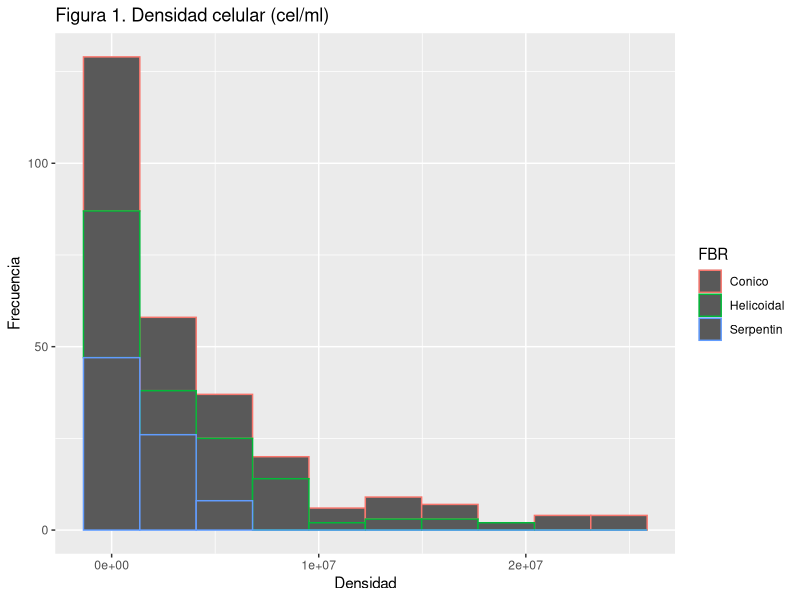
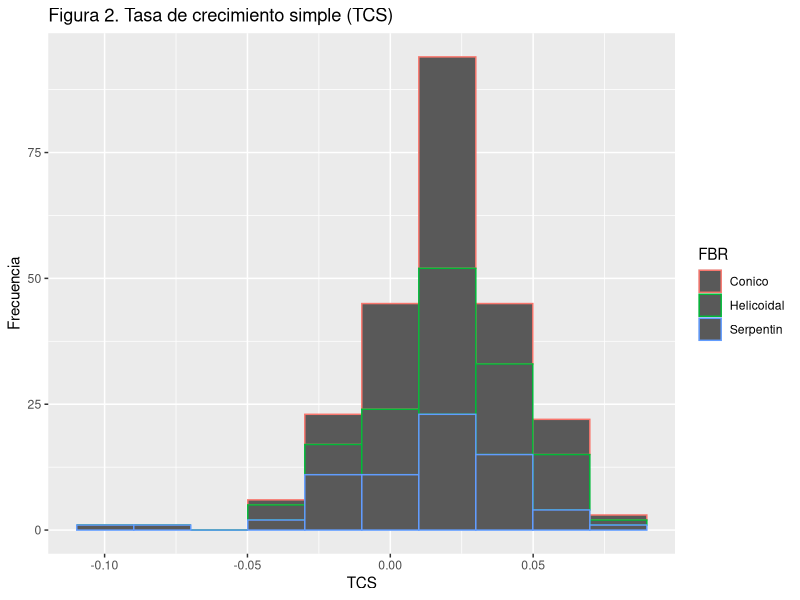
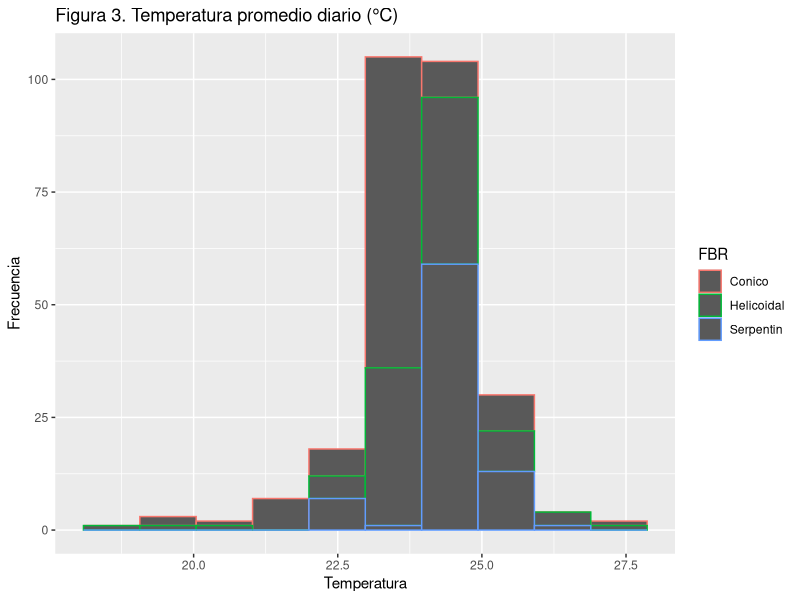
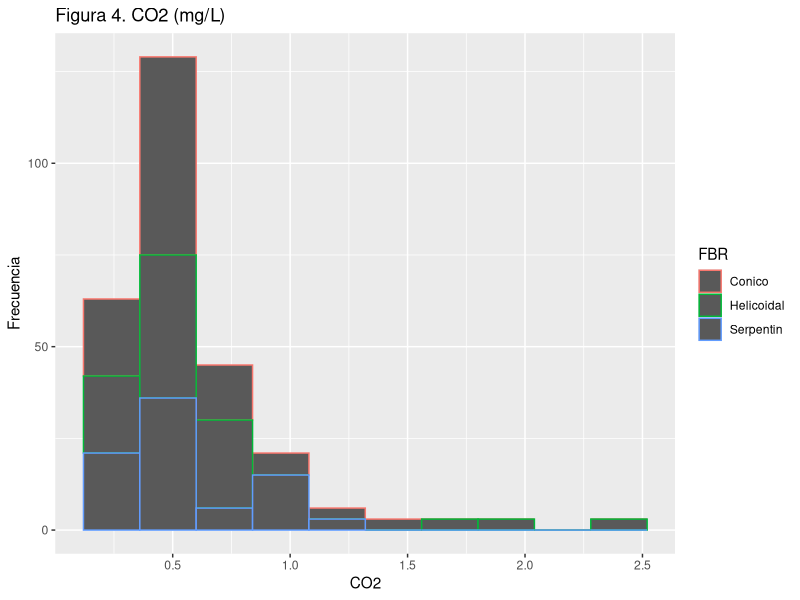
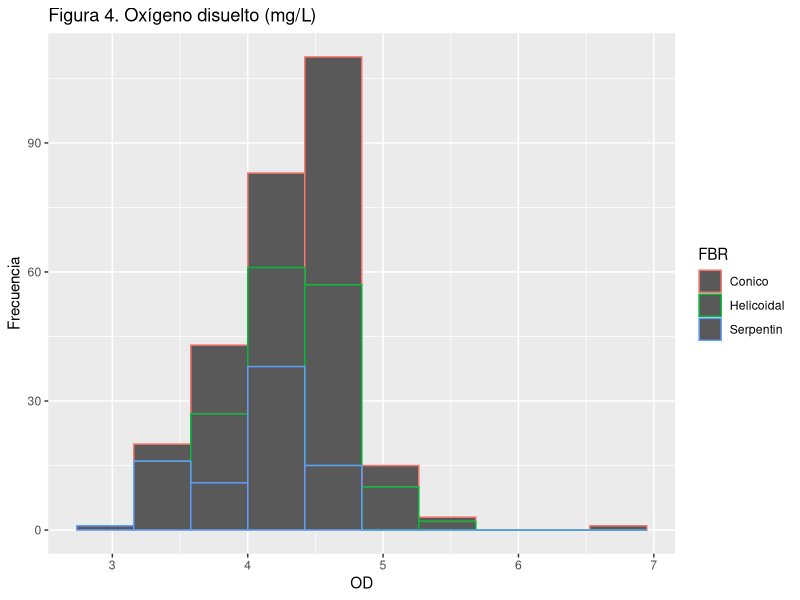
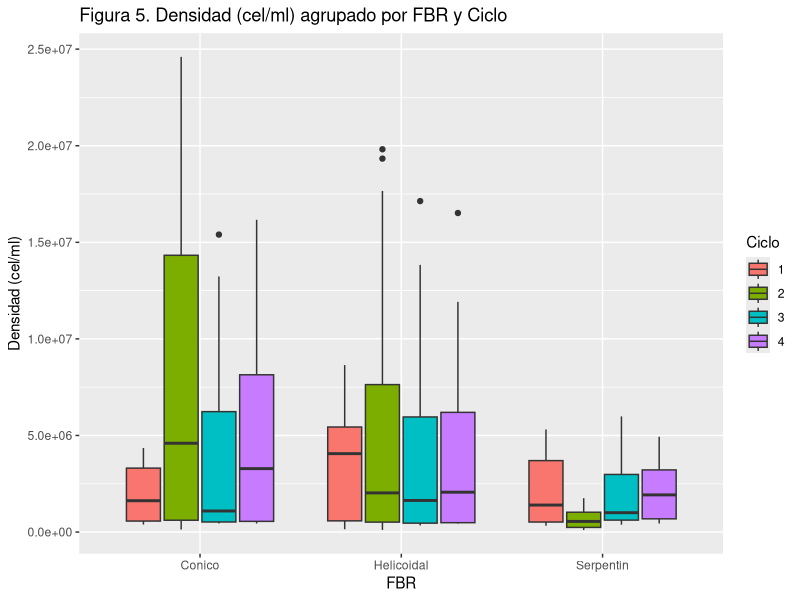
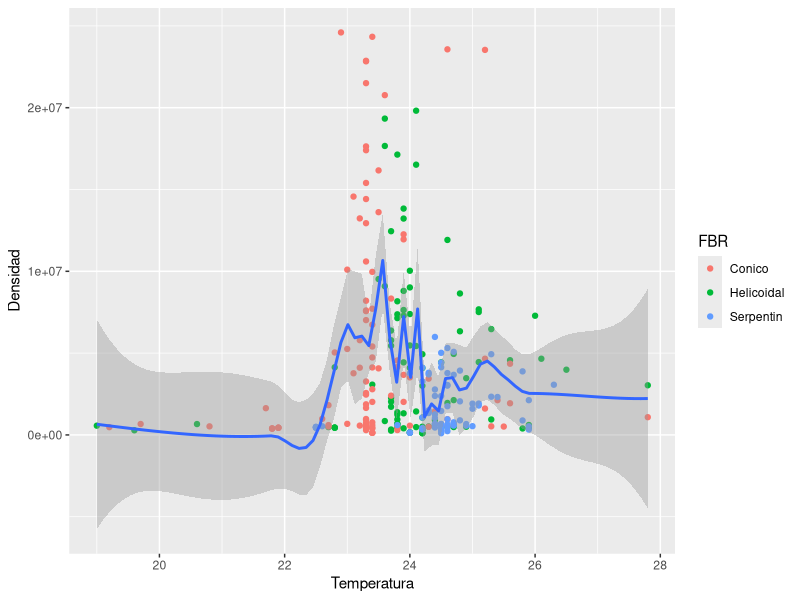
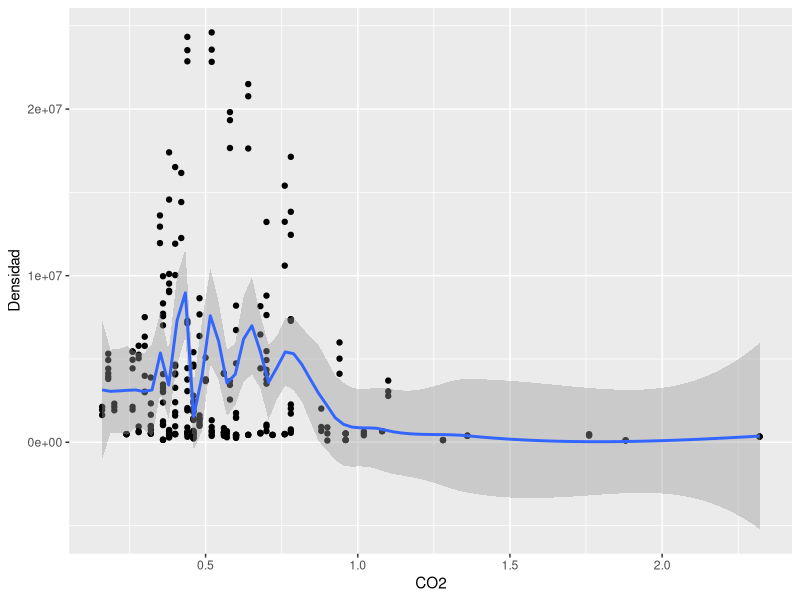

These charts were generated, in order, by the following R code:
# ---------------------------------------
# Trabajo del Diplomado en R 
# Análisis Exploratorio de datos
# ---------------------------------------

library(stats)
library(ggplot2)
library(psych)
library (readxl)
library(readr)

Chlorella <- read_excel("Chlorella.xlsx", na="NA")
Chlorella$FBR <- as.factor(Chlorella$FBR)
Chlorella$Ciclo <- as.factor(Chlorella$Ciclo)
Chlorella$Dias <- as.factor(Chlorella$Dias)
Chlorella$Muestra <- as.factor(Chlorella$Muestra)
summary(Chlorella)
str(Chlorella)
table(Chlorella$FBR)
table(Chlorella$Ciclo)
table(Chlorella$Dias)
table(Chlorella$Muestra)

Chlorella <- data.frame(Chlorella)
ggplot(Chlorella, aes(x=Densidad)) +
  geom_histogram(aes(color=FBR), bins=10) + 
  labs(title = "Figura 1. Densidad celular (cel/ml)", y="Frecuencia")

ggplot(Chlorella, aes(x=TCS)) +
  geom_histogram(aes(color=FBR), bins=10, na.rm = TRUE) +
  labs(title = "Figura 2. Tasa de crecimiento simple (TCS)", y="Frecuencia")

ggplot(Chlorella, aes(x=Temperatura)) +
  geom_histogram(aes(color=FBR), bins=10) +
  labs(title = "Figura 3. Temperatura promedio diario (°C)", y="Frecuencia")

ggplot(Chlorella, aes(x=CO2)) +
  geom_histogram(aes(color=FBR), bins=10) +
  labs(title = "Figura 4. CO2 (mg/L)", y="Frecuencia")

ggplot(Chlorella, aes(x=OD)) +
  geom_histogram(aes(color=FBR), bins=10) +
  labs(title = "Figura 4. Oxígeno disuelto (mg/L)", y="Frecuencia")

ggplot(Chlorella, aes(x=FBR, y=Densidad)) +
  geom_boxplot(aes(fill=Ciclo)) +
  labs(title = "Figura 5. Densidad (cel/ml) agrupado por FBR y Ciclo", y="Densidad (cel/ml)")

ggplot(Chlorella, aes(x=Temperatura, y=Densidad)) +
  geom_point(aes(color=FBR)) +
  geom_smooth(span=0.2)

ggplot(Chlorella, aes(x=CO2, y=Densidad)) +
  geom_point() +
  geom_smooth(span=0.2)

ggplot(Chlorella, aes(x=OD, y=Densidad)) +
  geom_point(aes(color=FBR)) +
  geom_smooth(span=0.2)



# plot(ecdf(Chlorella$Densidad))
# ggplot(Chlorella, aes(x=FBR, y=Densidad)) +
#  geom_boxplot()
# ggplot(Chlorella, aes(x=Ciclo, y=Temperatura)) +
#  geom_boxplot(aes(fill=Ciclo))

